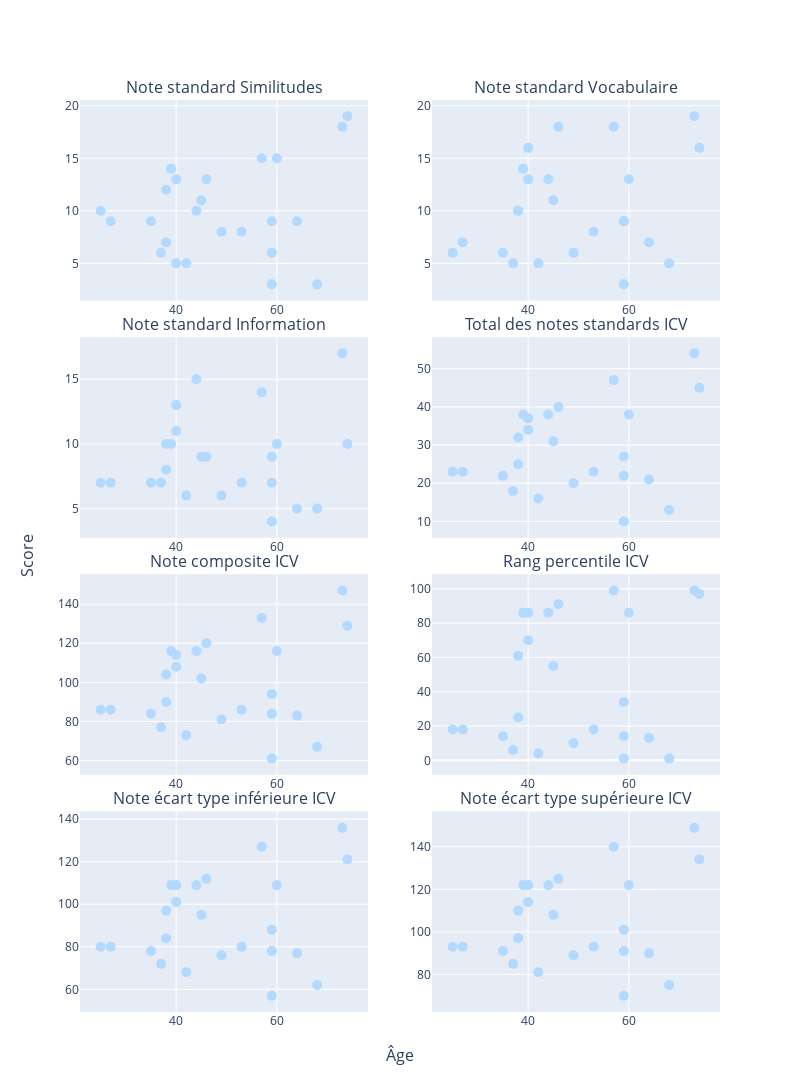

The code cell stored with this chart in its notebook:
### Code cell
fig_wais_sub.add_trace(go.Scatter(x= df_wais_sub['age'], y=df_wais_sub[subplot_titles[4]], mode="markers+text",
            marker={'size': 10, "color": df_wais_sub['Type_color'] },
            hovertext= df_wais_sub['ID_SECONDAIRE'] +", "+ df_wais_sub['Type']),
            row=1, col=1)

fig_wais_sub.add_trace(go.Scatter(x= df_wais_sub['age'], y=df_wais_sub[subplot_titles[5]], mode="markers+text",
            marker={'size': 10, "color": df_wais_sub['Type_color'] },
            hovertext= df_wais_sub['ID_SECONDAIRE'] +", "+ df_wais_sub['Type']),
              row=1, col=2)

fig_wais_sub.add_trace(go.Scatter(x= df_wais_sub['age'], y=df_wais_sub[subplot_titles[6]], mode="markers+text",
            marker={'size': 10, "color": df_wais_sub['Type_color'] },
            hovertext= df_wais_sub['ID_SECONDAIRE'] +", "+ df_wais_sub['Type']),
              row=2, col=1)

fig_wais_sub.add_trace(go.Scatter(x= df_wais_sub['age'], y=df_wais_sub[subplot_titles[7]], mode="markers+text",
            marker={'size': 10, "color": df_wais_sub['Type_color'] },
            hovertext= df_wais_sub['ID_SECONDAIRE'] +", "+ df_wais_sub['Type']),
            row=2, col=2)

fig_wais_sub.add_trace(go.Scatter(x= df_wais_sub['age'], y=df_wais_sub[subplot_titles[8]], mode="markers+text",
            marker={'size': 10, "color": df_wais_sub['Type_color'] },
            hovertext= df_wais_sub['ID_SECONDAIRE'] +", "+ df_wais_sub['Type']),
            row=3, col=1)
                                                             
fig_wais_sub.add_trace(go.Scatter(x= df_wais_sub['age'], y=df_wais_sub[subplot_titles[9]], mode="markers+text",
            marker={'size': 10, "color": df_wais_sub['Type_color'] },
            hovertext= df_wais_sub['ID_SECONDAIRE'] +", "+ df_wais_sub['Type']),
            row=3, col=2)
    
fig_wais_sub.add_trace(go.Scatter(x= df_wais_sub['age'], y=df_wais_sub[subplot_titles[10]], mode="markers+text",
            marker={'size': 10, "color": df_wais_sub['Type_color'] },
            hovertext= df_wais_sub['ID_SECONDAIRE'] +", "+ df_wais_sub['Type']),
            row=4, col=1)
    
fig_wais_sub.add_trace(go.Scatter(x= df_wais_sub['age'], y=df_wais_sub[subplot_titles[11]], mode="markers+text",
            marker={'size': 10, "color": df_wais_sub['Type_color'] },
            hovertext= df_wais_sub['ID_SECONDAIRE'] +", "+ df_wais_sub['Type']),
            row=4, col=2)
    
fig_wais_sub.update_layout(height=1500, width=800,
                   showlegend=False
            )

### Figure 1 — Plotly figure (JSON) as saved in the notebook; plotly's stock layout.template omitted (floating-point values rounded to 4 significant figures)
{"data": [{"hovertext": ["EA 6F FF DE 42, Type 2", "90 01 09 71 F0, Type 2", "31 19 64 3D 10, Type 2", "D7 FC 44 05 CA, Type 2", "64 0B 1B 0A 45, Type 2", "8A 77 B8 09 AD, Type 2", "02 88 A7 94 50, Type 2", "51 B7 6E C2 FD, Type 2", "A4 03 5A F0 57, Type 2", "90 A6 58 8A AD, Type 2", "F5 E4 FD A4 9F, Type 2", "76 8F 56 DE 15, Type 2", "3D F6 5A B4 9D, Type 2", "A6 FD C4 C0 69, Type 2", "4F 9C 21 D3 31, Type 2", "94 EB 19 B7 18, Type 2", "0F 30 93 5E 0E, Type 2", "A2 C1 35 C2 8C, Type 2", "19 01 73 04 E2, Type 2", "CA A2 77 FC 22, Type 2", "96 DD DC FE E3, Type 2", "21 36 06 E2 38, Type 2", "B7 CA E8 BC 99, Type 2", "EF 4A CF 20 AF, Type 2"], "marker": {"color": ["#B3D9FF", "#B3D9FF", "#B3D9FF", "#B3D9FF", "#B3D9FF", "#B3D9FF", "#B3D9FF", "#B3D9FF", "#B3D9FF", "#B3D9FF", "#B3D9FF", "#B3D9FF", "#B3D9FF", "#B3D9FF", "#B3D9FF", "#B3D9FF", "#B3D9FF", "#B3D9FF", "#B3D9FF", "#B3D9FF", "#B3D9FF", "#B3D9FF", "#B3D9FF", "#B3D9FF"], "size": 10}, "mode": "markers+text", "type": "scatter", "x": [25, 27, 35, 37, 38, 38, 39, 40, 40, 42, 44, 45, 46, 49, 53, 57, 59, 59, 59, 60, 64, 68, 73, 74], "xaxis": "x", "y": [10, 9, 9, 6, 7, 12, 14, 5, 13, 5, 10, 11, 13, 8, 8, 15, 3, 6, 9, 15, 9, 3, 18, 19], "yaxis": "y"}, {"hovertext": ["EA 6F FF DE 42, Type 2", "90 01 09 71 F0, Type 2", "31 19 64 3D 10, Type 2", "D7 FC 44 05 CA, Type 2", "64 0B 1B 0A 45, Type 2", "8A 77 B8 09 AD, Type 2", "02 88 A7 94 50, Type 2", "51 B7 6E C2 FD, Type 2", "A4 03 5A F0 57, Type 2", "90 A6 58 8A AD, Type 2", "F5 E4 FD A4 9F, Type 2", "76 8F 56 DE 15, Type 2", "3D F6 5A B4 9D, Type 2", "A6 FD C4 C0 69, Type 2", "4F 9C 21 D3 31, Type 2", "94 EB 19 B7 18, Type 2", "0F 30 93 5E 0E, Type 2", "A2 C1 35 C2 8C, Type 2", "19 01 73 04 E2, Type 2", "CA A2 77 FC 22, Type 2", "96 DD DC FE E3, Type 2", "21 36 06 E2 38, Type 2", "B7 CA E8 BC 99, Type 2", "EF 4A CF 20 AF, Type 2"], "marker": {"color": ["#B3D9FF", "#B3D9FF", "#B3D9FF", "#B3D9FF", "#B3D9FF", "#B3D9FF", "#B3D9FF", "#B3D9FF", "#B3D9FF", "#B3D9FF", "#B3D9FF", "#B3D9FF", "#B3D9FF", "#B3D9FF", "#B3D9FF", "#B3D9FF", "#B3D9FF", "#B3D9FF", "#B3D9FF", "#B3D9FF", "#B3D9FF", "#B3D9FF", "#B3D9FF", "#B3D9FF"], "size": 10}, "mode": "markers+text", "type": "scatter", "x": [25, 27, 35, 37, 38, 38, 39, 40, 40, 42, 44, 45, 46, 49, 53, 57, 59, 59, 59, 60, 64, 68, 73, 74], "xaxis": "x2", "y": [6, 7, 6, 5, 10, 10, 14, 16, 13, 5, 13, 11, 18, 6, 8, 18, 3, 9, 9, 13, 7, 5, 19, 16], "yaxis": "y2"}, {"hovertext": ["EA 6F FF DE 42, Type 2", "90 01 09 71 F0, Type 2", "31 19 64 3D 10, Type 2", "D7 FC 44 05 CA, Type 2", "64 0B 1B 0A 45, Type 2", "8A 77 B8 09 AD, Type 2", "02 88 A7 94 50, Type 2", "51 B7 6E C2 FD, Type 2", "A4 03 5A F0 57, Type 2", "90 A6 58 8A AD, Type 2", "F5 E4 FD A4 9F, Type 2", "76 8F 56 DE 15, Type 2", "3D F6 5A B4 9D, Type 2", "A6 FD C4 C0 69, Type 2", "4F 9C 21 D3 31, Type 2", "94 EB 19 B7 18, Type 2", "0F 30 93 5E 0E, Type 2", "A2 C1 35 C2 8C, Type 2", "19 01 73 04 E2, Type 2", "CA A2 77 FC 22, Type 2", "96 DD DC FE E3, Type 2", "21 36 06 E2 38, Type 2", "B7 CA E8 BC 99, Type 2", "EF 4A CF 20 AF, Type 2"], "marker": {"color": ["#B3D9FF", "#B3D9FF", "#B3D9FF", "#B3D9FF", "#B3D9FF", "#B3D9FF", "#B3D9FF", "#B3D9FF", "#B3D9FF", "#B3D9FF", "#B3D9FF", "#B3D9FF", "#B3D9FF", "#B3D9FF", "#B3D9FF", "#B3D9FF", "#B3D9FF", "#B3D9FF", "#B3D9FF", "#B3D9FF", "#B3D9FF", "#B3D9FF", "#B3D9FF", "#B3D9FF"], "size": 10}, "mode": "markers+text", "type": "scatter", "x": [25, 27, 35, 37, 38, 38, 39, 40, 40, 42, 44, 45, 46, 49, 53, 57, 59, 59, 59, 60, 64, 68, 73, 74], "xaxis": "x3", "y": [7, 7, 7, 7, 8, 10, 10, 13, 11, 6, 15, 9, 9, 6, 7, 14, 4, 7, 9, 10, 5, 5, 17, 10], "yaxis": "y3"}, {"hovertext": ["EA 6F FF DE 42, Type 2", "90 01 09 71 F0, Type 2", "31 19 64 3D 10, Type 2", "D7 FC 44 05 CA, Type 2", "64 0B 1B 0A 45, Type 2", "8A 77 B8 09 AD, Type 2", "02 88 A7 94 50, Type 2", "51 B7 6E C2 FD, Type 2", "A4 03 5A F0 57, Type 2", "90 A6 58 8A AD, Type 2", "F5 E4 FD A4 9F, Type 2", "76 8F 56 DE 15, Type 2", "3D F6 5A B4 9D, Type 2", "A6 FD C4 C0 69, Type 2", "4F 9C 21 D3 31, Type 2", "94 EB 19 B7 18, Type 2", "0F 30 93 5E 0E, Type 2", "A2 C1 35 C2 8C, Type 2", "19 01 73 04 E2, Type 2", "CA A2 77 FC 22, Type 2", "96 DD DC FE E3, Type 2", "21 36 06 E2 38, Type 2", "B7 CA E8 BC 99, Type 2", "EF 4A CF 20 AF, Type 2"], "marker": {"color": ["#B3D9FF", "#B3D9FF", "#B3D9FF", "#B3D9FF", "#B3D9FF", "#B3D9FF", "#B3D9FF", "#B3D9FF", "#B3D9FF", "#B3D9FF", "#B3D9FF", "#B3D9FF", "#B3D9FF", "#B3D9FF", "#B3D9FF", "#B3D9FF", "#B3D9FF", "#B3D9FF", "#B3D9FF", "#B3D9FF", "#B3D9FF", "#B3D9FF", "#B3D9FF", "#B3D9FF"], "size": 10}, "mode": "markers+text", "type": "scatter", "x": [25, 27, 35, 37, 38, 38, 39, 40, 40, 42, 44, 45, 46, 49, 53, 57, 59, 59, 59, 60, 64, 68, 73, 74], "xaxis": "x4", "y": [23, 23, 22, 18, 25, 32, 38, 34, 37, 16, 38, 31, 40, 20, 23, 47, 10, 22, 27, 38, 21, 13, 54, 45], "yaxis": "y4"}, {"hovertext": ["EA 6F FF DE 42, Type 2", "90 01 09 71 F0, Type 2", "31 19 64 3D 10, Type 2", "D7 FC 44 05 CA, Type 2", "64 0B 1B 0A 45, Type 2", "8A 77 B8 09 AD, Type 2", "02 88 A7 94 50, Type 2", "51 B7 6E C2 FD, Type 2", "A4 03 5A F0 57, Type 2", "90 A6 58 8A AD, Type 2", "F5 E4 FD A4 9F, Type 2", "76 8F 56 DE 15, Type 2", "3D F6 5A B4 9D, Type 2", "A6 FD C4 C0 69, Type 2", "4F 9C 21 D3 31, Type 2", "94 EB 19 B7 18, Type 2", "0F 30 93 5E 0E, Type 2", "A2 C1 35 C2 8C, Type 2", "19 01 73 04 E2, Type 2", "CA A2 77 FC 22, Type 2", "96 DD DC FE E3, Type 2", "21 36 06 E2 38, Type 2", "B7 CA E8 BC 99, Type 2", "EF 4A CF 20 AF, Type 2"], "marker": {"color": ["#B3D9FF", "#B3D9FF", "#B3D9FF", "#B3D9FF", "#B3D9FF", "#B3D9FF", "#B3D9FF", "#B3D9FF", "#B3D9FF", "#B3D9FF", "#B3D9FF", "#B3D9FF", "#B3D9FF", "#B3D9FF", "#B3D9FF", "#B3D9FF", "#B3D9FF", "#B3D9FF", "#B3D9FF", "#B3D9FF", "#B3D9FF", "#B3D9FF", "#B3D9FF", "#B3D9FF"], "size": 10}, "mode": "markers+text", "type": "scatter", "x": [25, 27, 35, 37, 38, 38, 39, 40, 40, 42, 44, 45, 46, 49, 53, 57, 59, 59, 59, 60, 64, 68, 73, 74], "xaxis": "x5", "y": [86, 86, 84, 77, 90, 104, 116, 108, 114, 73, 116, 102, 120, 81, 86, 133, 61, 84, 94, 116, 83, 67, 147, 129], "yaxis": "y5"}, {"hovertext": ["EA 6F FF DE 42, Type 2", "90 01 09 71 F0, Type 2", "31 19 64 3D 10, Type 2", "D7 FC 44 05 CA, Type 2", "64 0B 1B 0A 45, Type 2", "8A 77 B8 09 AD, Type 2", "02 88 A7 94 50, Type 2", "51 B7 6E C2 FD, Type 2", "A4 03 5A F0 57, Type 2", "90 A6 58 8A AD, Type 2", "F5 E4 FD A4 9F, Type 2", "76 8F 56 DE 15, Type 2", "3D F6 5A B4 9D, Type 2", "A6 FD C4 C0 69, Type 2", "4F 9C 21 D3 31, Type 2", "94 EB 19 B7 18, Type 2", "0F 30 93 5E 0E, Type 2", "A2 C1 35 C2 8C, Type 2", "19 01 73 04 E2, Type 2", "CA A2 77 FC 22, Type 2", "96 DD DC FE E3, Type 2", "21 36 06 E2 38, Type 2", "B7 CA E8 BC 99, Type 2", "EF 4A CF 20 AF, Type 2"], "marker": {"color": ["#B3D9FF", "#B3D9FF", "#B3D9FF", "#B3D9FF", "#B3D9FF", "#B3D9FF", "#B3D9FF", "#B3D9FF", "#B3D9FF", "#B3D9FF", "#B3D9FF", "#B3D9FF", "#B3D9FF", "#B3D9FF", "#B3D9FF", "#B3D9FF", "#B3D9FF", "#B3D9FF", "#B3D9FF", "#B3D9FF", "#B3D9FF", "#B3D9FF", "#B3D9FF", "#B3D9FF"], "size": 10}, "mode": "markers+text", "type": "scatter", "x": [25, 27, 35, 37, 38, 38, 39, 40, 40, 42, 44, 45, 46, 49, 53, 57, 59, 59, 59, 60, 64, 68, 73, 74], "xaxis": "x6", "y": [18, 18, 14, 6, 25, 61, 86, 70, 86, 4, 86, 55, 91, 10, 18, 99, 1, 14, 34, 86, 13, 1, 99, 97], "yaxis": "y6"}, {"hovertext": ["EA 6F FF DE 42, Type 2", "90 01 09 71 F0, Type 2", "31 19 64 3D 10, Type 2", "D7 FC 44 05 CA, Type 2", "64 0B 1B 0A 45, Type 2", "8A 77 B8 09 AD, Type 2", "02 88 A7 94 50, Type 2", "51 B7 6E C2 FD, Type 2", "A4 03 5A F0 57, Type 2", "90 A6 58 8A AD, Type 2", "F5 E4 FD A4 9F, Type 2", "76 8F 56 DE 15, Type 2", "3D F6 5A B4 9D, Type 2", "A6 FD C4 C0 69, Type 2", "4F 9C 21 D3 31, Type 2", "94 EB 19 B7 18, Type 2", "0F 30 93 5E 0E, Type 2", "A2 C1 35 C2 8C, Type 2", "19 01 73 04 E2, Type 2", "CA A2 77 FC 22, Type 2", "96 DD DC FE E3, Type 2", "21 36 06 E2 38, Type 2", "B7 CA E8 BC 99, Type 2", "EF 4A CF 20 AF, Type 2"], "marker": {"color": ["#B3D9FF", "#B3D9FF", "#B3D9FF", "#B3D9FF", "#B3D9FF", "#B3D9FF", "#B3D9FF", "#B3D9FF", "#B3D9FF", "#B3D9FF", "#B3D9FF", "#B3D9FF", "#B3D9FF", "#B3D9FF", "#B3D9FF", "#B3D9FF", "#B3D9FF", "#B3D9FF", "#B3D9FF", "#B3D9FF", "#B3D9FF", "#B3D9FF", "#B3D9FF", "#B3D9FF"], "size": 10}, "mode": "markers+text", "type": "scatter", "x": [25, 27, 35, 37, 38, 38, 39, 40, 40, 42, 44, 45, 46, 49, 53, 57, 59, 59, 59, 60, 64, 68, 73, 74], "xaxis": "x7", "y": [80, 80, 78, 72, 84, 97, 109, 101, 109, 68, 109, 95, 112, 76, 80, 127, 57, 78, 88, 109, 77, 62, 136, 121], "yaxis": "y7"}, {"hovertext": ["EA 6F FF DE 42, Type 2", "90 01 09 71 F0, Type 2", "31 19 64 3D 10, Type 2", "D7 FC 44 05 CA, Type 2", "64 0B 1B 0A 45, Type 2", "8A 77 B8 09 AD, Type 2", "02 88 A7 94 50, Type 2", "51 B7 6E C2 FD, Type 2", "A4 03 5A F0 57, Type 2", "90 A6 58 8A AD, Type 2", "F5 E4 FD A4 9F, Type 2", "76 8F 56 DE 15, Type 2", "3D F6 5A B4 9D, Type 2", "A6 FD C4 C0 69, Type 2", "4F 9C 21 D3 31, Type 2", "94 EB 19 B7 18, Type 2", "0F 30 93 5E 0E, Type 2", "A2 C1 35 C2 8C, Type 2", "19 01 73 04 E2, Type 2", "CA A2 77 FC 22, Type 2", "96 DD DC FE E3, Type 2", "21 36 06 E2 38, Type 2", "B7 CA E8 BC 99, Type 2", "EF 4A CF 20 AF, Type 2"], "marker": {"color": ["#B3D9FF", "#B3D9FF", "#B3D9FF", "#B3D9FF", "#B3D9FF", "#B3D9FF", "#B3D9FF", "#B3D9FF", "#B3D9FF", "#B3D9FF", "#B3D9FF", "#B3D9FF", "#B3D9FF", "#B3D9FF", "#B3D9FF", "#B3D9FF", "#B3D9FF", "#B3D9FF", "#B3D9FF", "#B3D9FF", "#B3D9FF", "#B3D9FF", "#B3D9FF", "#B3D9FF"], "size": 10}, "mode": "markers+text", "type": "scatter", "x": [25, 27, 35, 37, 38, 38, 39, 40, 40, 42, 44, 45, 46, 49, 53, 57, 59, 59, 59, 60, 64, 68, 73, 74], "xaxis": "x8", "y": [93, 93, 91, 85, 97, 110, 122, 114, 122, 81, 122, 108, 125, 89, 93, 140, 70, 91, 101, 122, 90, 75, 149, 134], "yaxis": "y8"}], "layout": {"annotations": [{"font": {"size": 16}, "showarrow": false, "text": "Note standard Similitudes", "x": 0.225, "xanchor": "center", "xref": "paper", "y": 1, "yanchor": "bottom", "yref": "paper"}, {"font": {"size": 16}, "showarrow": false, "text": "Note standard Vocabulaire", "x": 0.775, "xanchor": "center", "xref": "paper", "y": 1, "yanchor": "bottom", "yref": "paper"}, {"font": {"size": 16}, "showarrow": false, "text": "Note standard Information", "x": 0.225, "xanchor": "center", "xref": "paper", "y": 0.74, "yanchor": "bottom", "yref": "paper"}, {"font": {"size": 16}, "showarrow": false, "text": "Total des notes standards ICV", "x": 0.775, "xanchor": "center", "xref": "paper", "y": 0.74, "yanchor": "bottom", "yref": "paper"}, {"font": {"size": 16}, "showarrow": false, "text": "Note composite ICV", "x": 0.225, "xanchor": "center", "xref": "paper", "y": 0.48, "yanchor": "bottom", "yref": "paper"}, {"font": {"size": 16}, "showarrow": false, "text": "Rang percentile ICV", "x": 0.775, "xanchor": "center", "xref": "paper", "y": 0.48, "yanchor": "bottom", "yref": "paper"}, {"font": {"size": 16}, "showarrow": false, "text": "Note écart type inférieure ICV", "x": 0.225, "xanchor": "center", "xref": "paper", "y": 0.22, "yanchor": "bottom", "yref": "paper"}, {"font": {"size": 16}, "showarrow": false, "text": "Note écart type supérieure ICV", "x": 0.775, "xanchor": "center", "xref": "paper", "y": 0.22, "yanchor": "bottom", "yref": "paper"}, {"font": {"size": 16}, "showarrow": false, "text": "Âge", "x": 0.5, "xanchor": "center", "xref": "paper", "y": 0, "yanchor": "top", "yref": "paper", "yshift": -30}, {"font": {"size": 16}, "showarrow": false, "text": "Score", "textangle": -90, "x": 0, "xanchor": "right", "xref": "paper", "xshift": -40, "y": 0.5, "yanchor": "middle", "yref": "paper"}], "height": 1500, "showlegend": false, "width": 800, "xaxis": {"anchor": "y", "domain": [0, 0.45]}, "xaxis2": {"anchor": "y2", "domain": [0.55, 1]}, "xaxis3": {"anchor": "y3", "domain": [0, 0.45]}, "xaxis4": {"anchor": "y4", "domain": [0.55, 1]}, "xaxis5": {"anchor": "y5", "domain": [0, 0.45]}, "xaxis6": {"anchor": "y6", "domain": [0.55, 1]}, "xaxis7": {"anchor": "y7", "domain": [0, 0.45]}, "xaxis8": {"anchor": "y8", "domain": [0.55, 1]}, "yaxis": {"anchor": "x", "domain": [0.78, 1]}, "yaxis2": {"anchor": "x2", "domain": [0.78, 1]}, "yaxis3": {"anchor": "x3", "domain": [0.52, 0.74]}, "yaxis4": {"anchor": "x4", "domain": [0.52, 0.74]}, "yaxis5": {"anchor": "x5", "domain": [0.26, 0.48]}, "yaxis6": {"anchor": "x6", "domain": [0.26, 0.48]}, "yaxis7": {"anchor": "x7", "domain": [0, 0.22]}, "yaxis8": {"anchor": "x8", "domain": [0, 0.22]}}}
